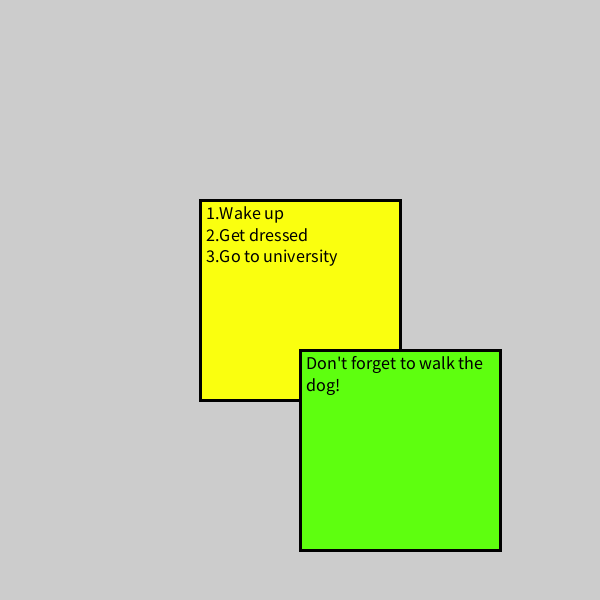
Frame 1 (no input)
Frame 60 (the mouse pressed at the canvas centre just before this capture): identical to frame 1, image omitted
Frame 120 (the mouse held since frame 60 and released just before this capture): identical to frame 1, image omitted

The Processing sketch that drew this single still picture (run headless with seeded random() and noise(); from frame 60 on, the mouse is pressed at the canvas centre):

// Processing sketch: StickyNoteExample
// ── StickyNoteExample.pde

// Declare some references to sticky notes
StickyNote toDoList, reminder;

// Setup method
void setup(){
  // Size the sketch
  size(600,600);
  // Create the To Do list
  toDoList = new StickyNote();
  toDoList.text="1.Wake up\n2.Get dressed\n3.Go to university";
  // Create a reminder
  reminder = new StickyNote();
  reminder.noteX=400;
  reminder.noteY=450;
  reminder.noteColour=#5EFF0F;
  reminder.text="Don't forget to walk the dog!";
}

// Draw method
void draw(){
  // Draw both sticky notes
  toDoList.draw();
  reminder.draw();
}

// ── StickyNote.pde
class StickyNote {
 
   // Properties of the note
 
   // The position of the center and the size
   public float noteX=width/2, noteY=height/2, 
                noteWidth=200, noteHeight=200;
   
   // The color
   public color noteColour = #FAFF0F;
  
   // The size of the text of the node
   public float textSize = 18;
  
   // The padding between the edge of the note and the text
   public float padding = 3;
  
   // The text 
   public String text = "Put the note's text here";
  
  // Methods for the note
  
  // Draw method
  public void draw() {
    // Draw the note
    rectMode(CENTER);
    fill(noteColour);
    stroke(0);
    strokeWeight(3);
    rect(noteX, noteY, noteWidth, noteHeight);
    // Draw the text
    fill(0);
    textSize(textSize);
    textAlign(LEFT);
    text(text, noteX+padding, noteY+padding, 
               noteWidth-2*padding, noteHeight-2*padding);
  } 
}
